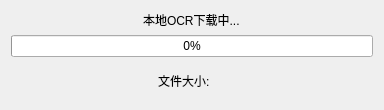
<?xml version="1.0" encoding="UTF-8"?>
<ui version="4.0">
 <class>Dialog</class>
 <widget class="QDialog" name="Dialog">
  <property name="geometry">
   <rect>
    <x>0</x>
    <y>0</y>
    <width>384</width>
    <height>101</height>
   </rect>
  </property>
  <property name="minimumSize">
   <size>
    <width>300</width>
    <height>0</height>
   </size>
  </property>
  <property name="windowTitle">
   <string>下载进度条</string>
  </property>
  <layout class="QVBoxLayout" name="verticalLayout">
   <item alignment="Qt::AlignHCenter">
    <widget class="QLabel" name="label">
     <property name="sizePolicy">
      <sizepolicy hsizetype="Preferred" vsizetype="Fixed">
       <horstretch>0</horstretch>
       <verstretch>0</verstretch>
      </sizepolicy>
     </property>
     <property name="text">
      <string>本地OCR下载中...</string>
     </property>
    </widget>
   </item>
   <item>
    <widget class="QProgressBar" name="progressBar">
     <property name="minimumSize">
      <size>
       <width>300</width>
       <height>0</height>
      </size>
     </property>
     <property name="value">
      <number>0</number>
     </property>
     <property name="invertedAppearance">
      <bool>false</bool>
     </property>
    </widget>
   </item>
   <item alignment="Qt::AlignHCenter">
    <widget class="QWidget" name="widget" native="true">
     <layout class="QHBoxLayout" name="horizontalLayout">
      <item alignment="Qt::AlignHCenter">
       <widget class="QLabel" name="label_2">
        <property name="text">
         <string>文件大小: </string>
        </property>
       </widget>
      </item>
      <item>
       <widget class="QLabel" name="file_size">
        <property name="text">
         <string/>
        </property>
       </widget>
      </item>
     </layout>
    </widget>
   </item>
  </layout>
 </widget>
 <resources/>
 <connections/>
</ui>
